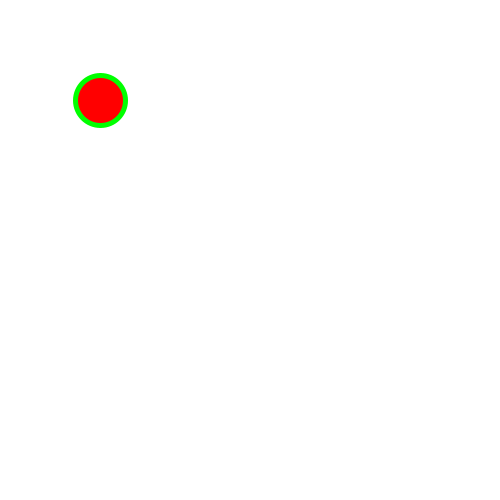
Frame 1 (no input)
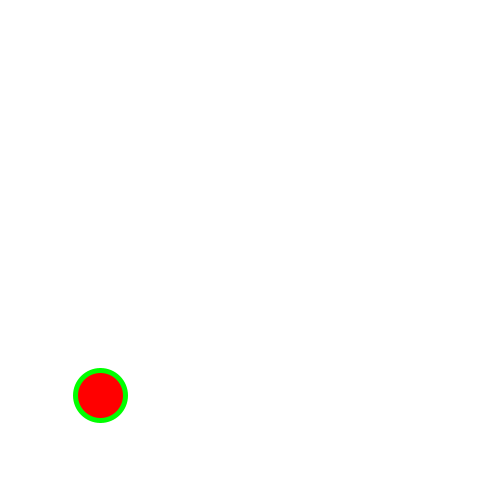
Frame 60 (the mouse pressed at the canvas centre just before this capture)
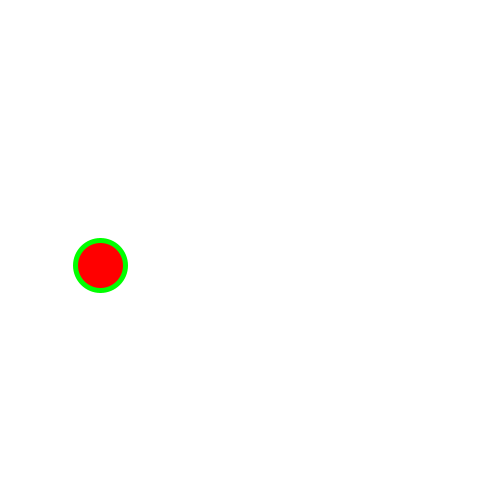
Frame 120 (the mouse held since frame 60 and released just before this capture)

The Processing sketch that drew these frames (run headless with seeded random() and noise(); from frame 60 on, the mouse is pressed at the canvas centre):

// Processing sketch: DrewsSketch
// ── DrewsSketch.pde

int circleY = 100;
int direction = 1;
int speed = 5;

public void setup() {
  size(500,500);
  background(255);
}

public void draw() {
  background(255);
  
  fill(255, 0, 0);
  stroke(0, 255, 0);
  strokeWeight(5);
  circle(100,circleY,50);
  
  circleY += direction * speed;
  
  if(circleY > 475) {
    direction = -1;
  }else if(circleY < 25) {
    direction = 1;
  }
}

public void mouseWheel(MouseEvent event) {
  speed += -event.getCount();
}

public void mousePressed() {
  if(dist(mouseX, mouseY, 100, circleY) < 25) {
    println("Mouse In Circle");
  }
}
